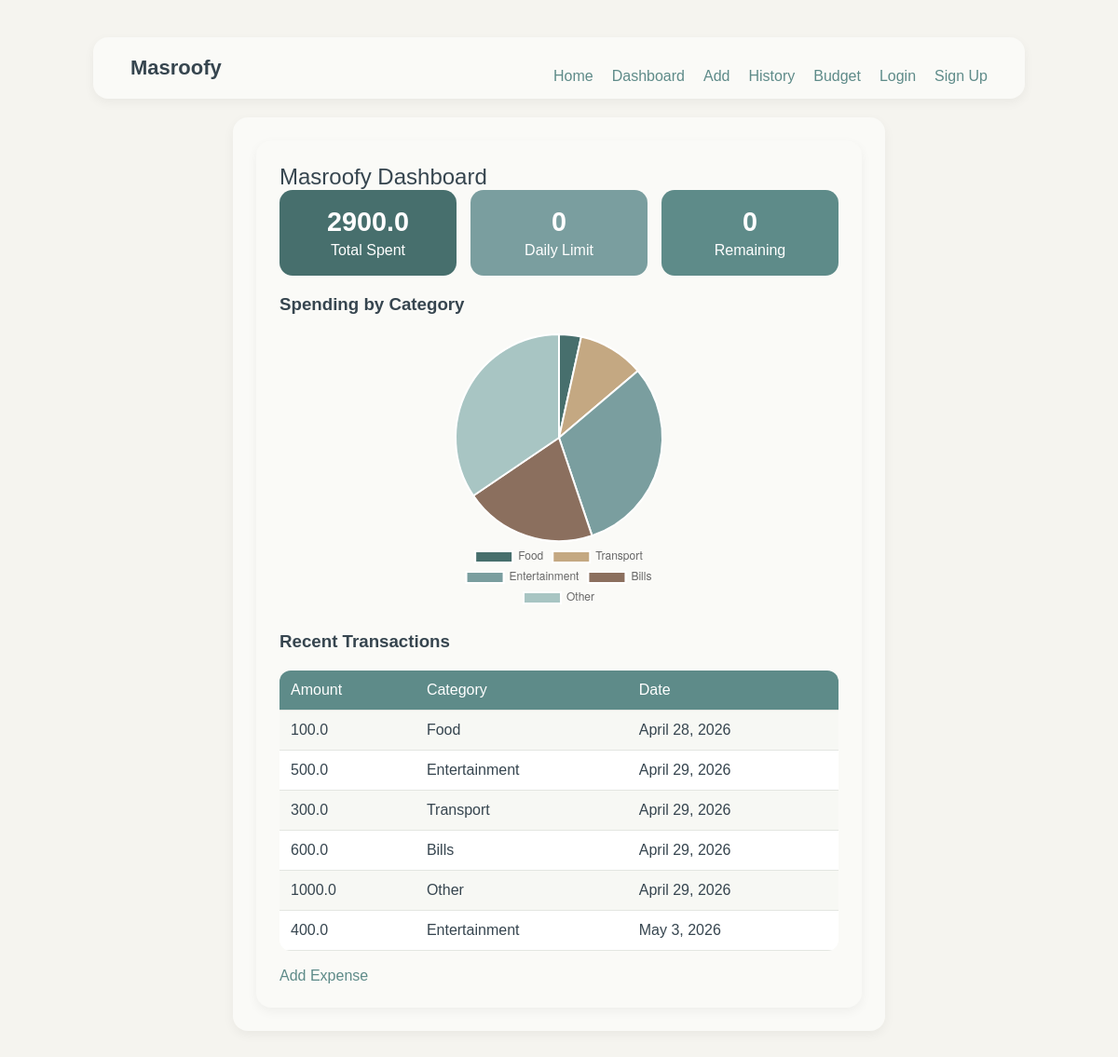
The page /dashboard/ on the database as committed earlier.
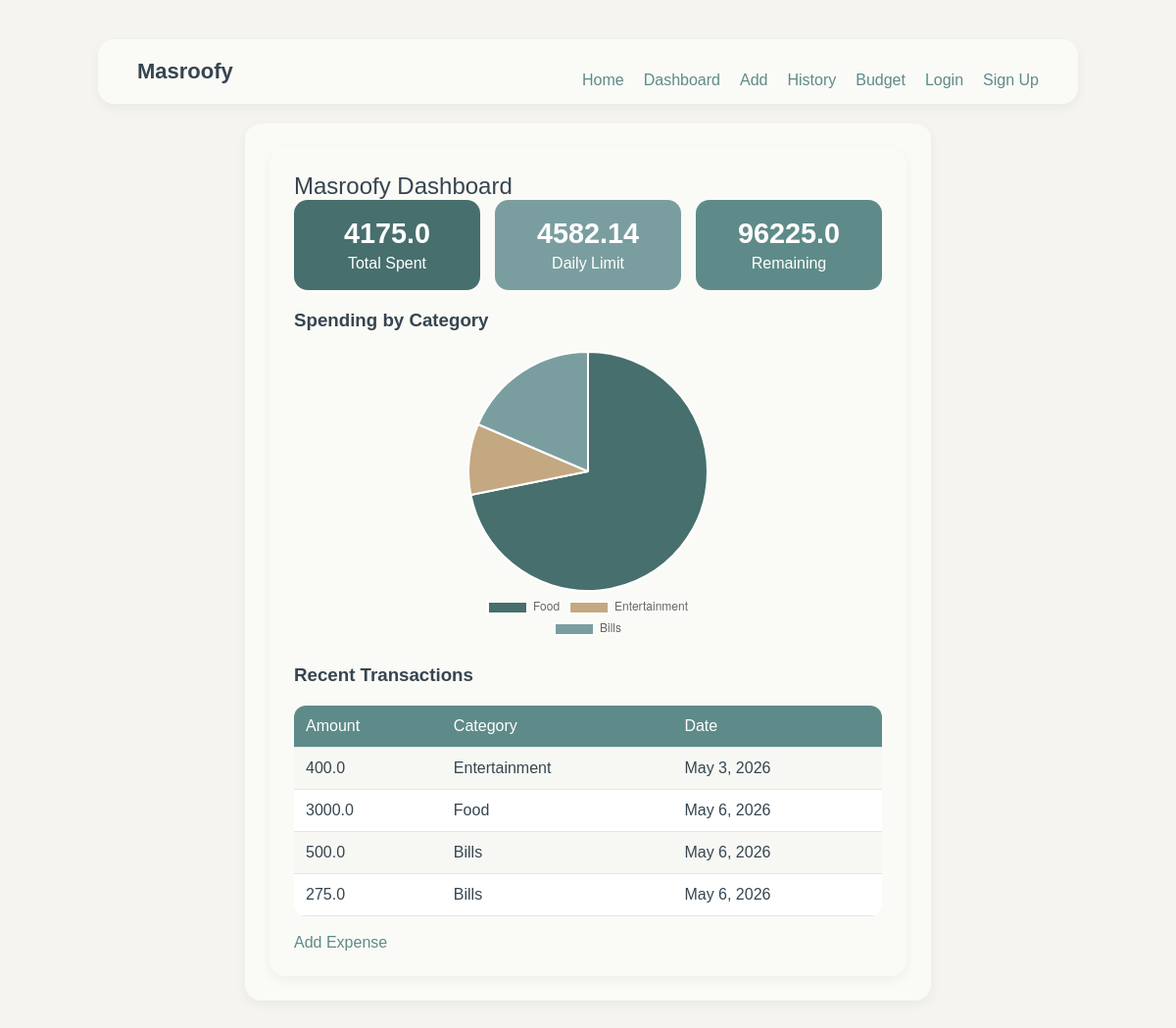
The same page on the database as committed later.
### expenses/models.py (models this page shows, shortened)
class Log(models.Model):
    amount = models.FloatField()
    date = models.DateField(auto_now_add=True)
    category = models.ForeignKey(Category, on_delete=models.CASCADE)

class Category(models.Model):
    name = models.CharField(max_length=100)
    def __str__(self):
        return self.name

### dashboard/views.py (the view)
# urls.py: path('', views.dashboard, name='dashboard'),
def dashboard(request):
    logs = Log.objects.all()
    cycle = BudgetCycle.objects.filter (is_active=True).first()
    total_spent = sum(log.amount for log in logs)
    daily_limit =0
    remaining = 0
    alert_message= None
    threshold = None
    if cycle:
        cycle.update_limit()
        daily_limit = round(cycle.safe_limit, 2)
        remaining = round(cycle.allowance - cycle._get_total_spent(), 2)
        alert_message = cycle.push_alert()
        threshold = cycle.calc_threshold()
    categories = Category.objects.all()
    category_names=[]
    category_totals=[]
    for cat in categories:
        cat_logs = logs.filter(category=cat)
        cat_total = sum (log.amount for log in cat_logs)
        if cat_total>0:
            category_names.append(cat.name)
            category_totals.append(cat_total)
    context = {
        'total_spent': total_spent,
        'daily_limit': daily_limit,
        'remaining': remaining,
        'logs': logs,
        'category_names': category_names,
        'category_totals' : category_totals,
        'alert_message': alert_message,
        'threshold': threshold,
    }
    return render(request, 'dashboard/dashboard.html', context)

### BudgetCycle/models.py (called while the page is built)
    def calculate_limit(self) -> float:
        today = timezone.now().date()
        remaining_days = (self.end_date - today).days + 1
        if remaining_days <= 0:
            self.safe_limit = 0.0
            return 0.0
        total_spent = self._get_total_spent()
        remaining_balance = self.allowance - total_spent
        if remaining_days == 1:
            self.safe_limit = max(0.0, remaining_balance)
        else:
            self.safe_limit = max(0.0, remaining_balance / remaining_days)
        return self.safe_limit

    def update_limit(self) -> None:
        self.calculate_limit()
        self.save()

    def calc_threshold(self) -> dict:
        if self.allowance <= 0:
            return {"percentage": 0.0, "warn_80": False, "exhausted": False}
        total_spent = self._get_total_spent()
        percentage = (total_spent / self.allowance) * 100
        return {
            "percentage": round(percentage, 2),
            "warn_80": percentage >= 80,
            "exhausted": percentage >= 100,
        }

### dashboard/templates/dashboard/dashboard.html (shortened to what this page needs)
{% extends 'base.html' %}
{% block content %}
<!DOCTYPE html>
<html>
<head>
</head>
<body>
    <div class="container">
        <h2>Masroofy Dashboard</h2>
        <div class="stats">
            <div class="stat-box spent">
                <h3>{{ total_spent }}</h3>
                <p>Total Spent</p>
            </div>
            <div class="stat-box limit">
                <h3>{{ daily_limit }}</h3>
                <p>Daily Limit</p>
            </div>
            <div class="stat-box">
                <h3>{{ remaining }}</h3>
                <p>Remaining</p>
            </div>
        </div>
        <h3>Spending by Category</h3>
        <div class="chart-container">
            <canvas id="pieChart"></canvas>
        </div>
        <h3>Recent Transactions</h3>
        <table>
            <tr>
                <th>Amount</th>
                <th>Category</th>
                <th>Date</th>
            </tr>
            {% for log in logs %}
            <tr>
                <td>{{ log.amount }}</td>
                <td>{{ log.category }}</td>
                <td>{{ log.date }}</td>
            </tr>
            {% empty %}
            <tr>
                <td colspan="3">No transactions yet</td>
            </tr>
            {% endfor %}
        </table>
        <a href="{% url 'add' %}">Add Expense</a>
    </div>
    <script>
        const ctx = document.getElementById('pieChart').getContext('2d');
        const pieChart = new Chart(ctx, {
            type: 'pie',
            data: {
                labels: {{ category_names| safe }},
        datasets: [{
            data: {{ category_totals| safe }},
            backgroundColor: [
            '#476F6D',
            '#C4A882',
            '#7A9E9F',
            '#8B6F5E',
            '#A8C5C3',
            '#36454F',
        ],
            }]
        },
        options: {
            responsive: true,
                plugins: {
                legend: {
                    position: 'bottom',
                }
            }
        }
    });
    </script>
</body>
</html>
{% endblock %}

Rows that differ between the two databases and show on the page:
removed Log: amount "100.0", category "Food", date "April 28, 2026"
removed Log: amount "500.0", category "Entertainment", date "April 29, 2026"
removed Log: amount "300.0", category "Transport", date "April 29, 2026"
removed Log: amount "600.0", category "Bills", date "April 29, 2026"
removed Log: amount "1000.0", category "Other", date "April 29, 2026"
added Log: amount "3000.0", category "Food", date "May 6, 2026"
added Log: amount "500.0", category "Bills", date "May 6, 2026"
added Log: amount "275.0", category "Bills", date "May 6, 2026"
Other text that changed with them:
{{ total_spent }}: "2900.0" → "4175.0"
{{ daily_limit }}: "0" → "4582.14"
{{ remaining }}: "0" → "96225.0"
chart data {{ category_names| safe }}: ['Food', 'Transport', 'Entertainment', 'Bills', 'Other'] → ['Food', 'Entertainment', 'Bills']
chart data {{ category_totals| safe }}: [100.0, 300.0, 900.0, 600.0, 1000.0] → [3000.0, 400.0, 775.0]
